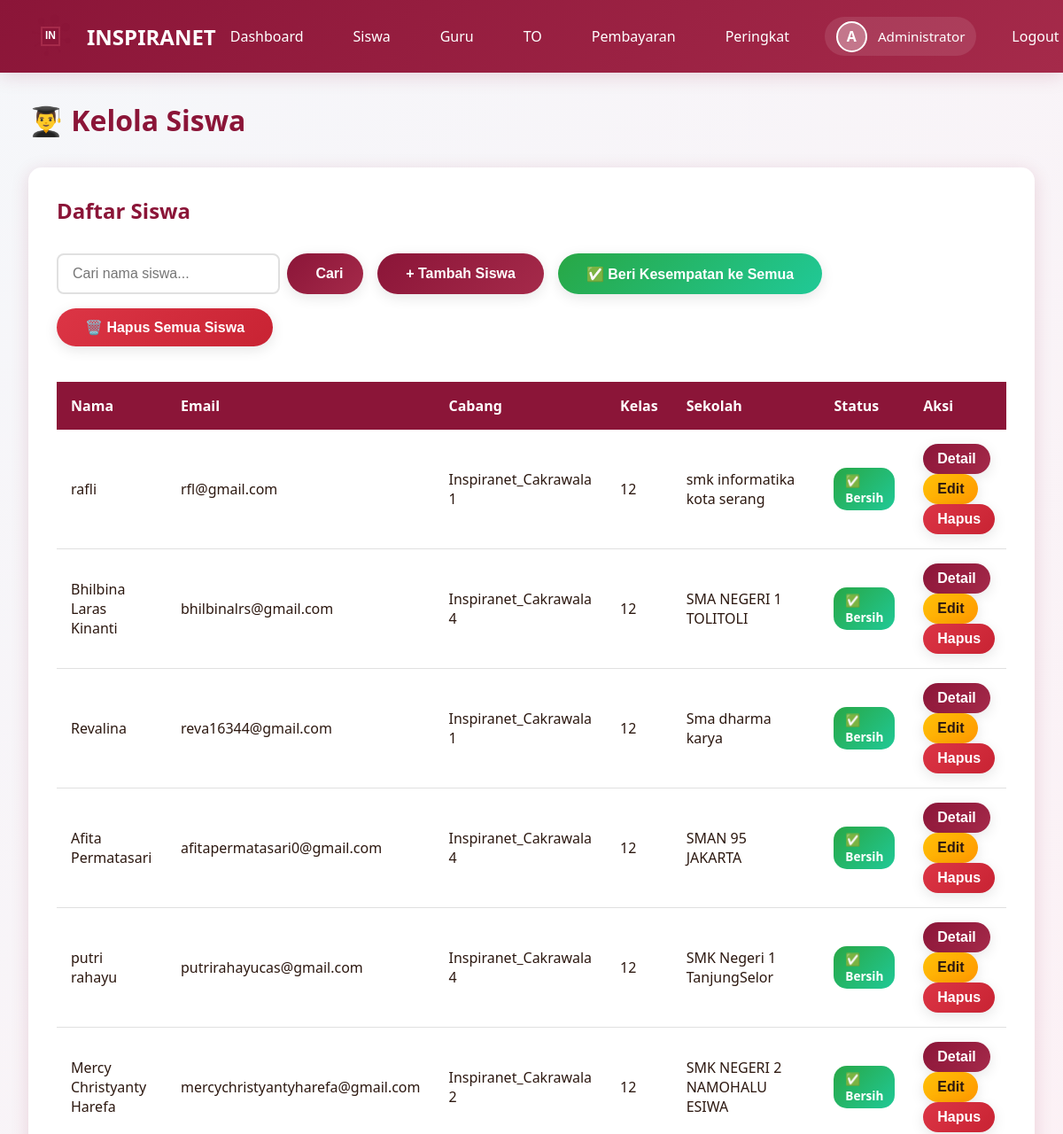
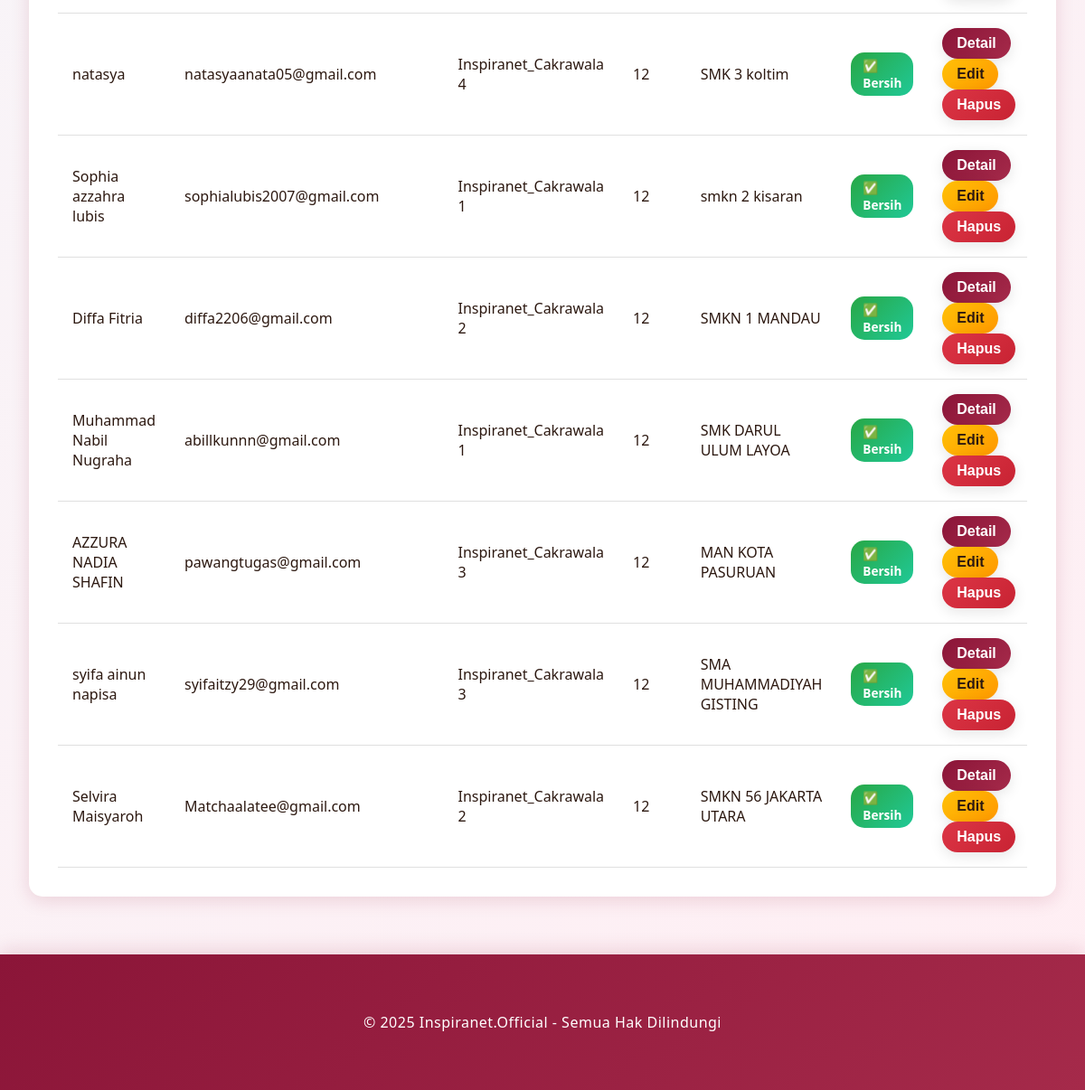
/admin/students (signed in), run on the app's committed database (2 pictures, top to bottom).
### models.py (models this page shows, shortened)
class User(UserMixin, db.Model):
    __tablename__ = 'users'
    id = db.Column(db.Integer, primary_key=True)
    email = db.Column(db.String(120), unique=True, nullable=False)
    password_hash = db.Column(db.String(255), nullable=False)
    full_name = db.Column(db.String(100), nullable=False)
    role = db.Column(db.String(20), nullable=False, default='student')
    inspira_branch = db.Column(db.String(50), nullable=True)
    class_level = db.Column(db.String(20), nullable=True)
    school_name = db.Column(db.String(150), nullable=True)
    phone_number = db.Column(db.String(20), nullable=True)
    profile_photo = db.Column(db.String(255), nullable=True)
    created_at = db.Column(db.DateTime, default=datetime.utcnow)
    exam_attempts = db.relationship('ExamAttempt', backref='user', lazy=True, cascade='all, delete-orphan')
    payments = db.relationship('Payment', backref='user', lazy=True, cascade='all, delete-orphan')
    leaderboard_entries = db.relationship('Leaderboard', backref='user', lazy=True, cascade='all, delete-orphan')

### app.py (the view)
@app.route('/admin/students')
@login_required
def admin_students():
    if current_user.role != 'admin':
        flash('Akses ditolak!', 'danger')
        return redirect(url_for('index'))
    search_query = request.args.get('search', '')
    if search_query:
        students = User.query.filter(
            User.role == 'student',
            User.full_name.ilike(f'%{search_query}%')
        ).all()
    else:
        students = User.query.filter_by(role='student').all()
    student_cheating_data = {}
    for student in students:
        cheating_count = db.session.query(func.count(ExamAttempt.id)).filter(
            ExamAttempt.user_id == student.id,
            ExamAttempt.cheating_warnings > 0
        ).scalar()
        student_cheating_data[student.id] = cheating_count or 0
    exams = Exam.query.filter_by(is_active=True).all()
    return render_template('admin_students.html',
                         students=students,
                         branches=BRANCHES,
                         search_query=search_query,
                         student_cheating_data=student_cheating_data,
                         exams=exams)

### app.py (called while the page is built)
@login_manager.user_loader
def load_user(user_id):
    return User.query.get(int(user_id))

@app.before_request
def ensure_db():
    if not hasattr(app, '_db_initialized'):
        app._db_initialized = True
        init_database()

### templates/admin_students.html (shortened to what this page needs)
{% extends "base.html" %}
{% block content %}
<h1 style="color: var(--primary-color); margin-bottom: 2rem;">👨‍🎓 Kelola Siswa</h1>
<div class="card">
    <div style="display: flex; justify-content: space-between; align-items: center; margin-bottom: 1.5rem; flex-wrap: wrap; gap: 1rem;">
        <h2>Daftar Siswa</h2>
        <div style="display: flex; gap: 1rem; flex-wrap: wrap;">
            <form method="GET" action="{{ url_for('admin_students') }}" style="display: flex; gap: 0.5rem;">
                <input type="text" name="search" class="form-control" placeholder="Cari nama siswa..." value="{{ search_query or '' }}" style="min-width: 200px;">
                <button type="submit" class="btn btn-primary">Cari</button>
            </form>
            <button onclick="showModal('addStudentModal')" class="btn btn-primary">+ Tambah Siswa</button>
            <button onclick="showModal('clearAllCheatingModal')" class="btn btn-success">✅ Beri Kesempatan ke Semua</button>
            <form method="POST" action="{{ url_for('admin_delete_all_students') }}" style="display: inline;" onsubmit="return confirm('PERINGATAN! Anda akan menghapus SEMUA data siswa. Apakah Anda yakin?');">
                <button type="submit" class="btn btn-danger">🗑️ Hapus Semua Siswa</button>
            </form>
        </div>
    </div>
    <div class="table-responsive">
        <table class="table">
            <thead>
                <tr>
                    <th>Nama</th>
                    <th>Email</th>
                    <th>Cabang</th>
                    <th>Kelas</th>
                    <th>Sekolah</th>
                    <th>Status</th>
                    <th>Aksi</th>
                </tr>
            </thead>
            <tbody>
                {% for student in students %}
                <tr {% if student_cheating_data.get(student.id, 0) > 0 %}style="background-color: #fff3f3;"{% endif %}>
                    <td>{{ student.full_name }}</td>
                    <td>{{ student.email }}</td>
                    <td>{{ student.inspira_branch }}</td>
                    <td>{{ student.class_level }}</td>
                    <td>{{ student.school_name }}</td>
                    <td>
                        {% if student_cheating_data.get(student.id, 0) > 0 %}
                        <span style="background: linear-gradient(135deg, #dc3545 0%, #c82333 100%); color: white; padding: 0.3rem 0.8rem; border-radius: 15px; font-size: 0.85rem; font-weight: bold; display: inline-block;">
                            ⛔ TERDETEKSI CURANG ({{ student_cheating_data.get(student.id) }}x)
                        </span>
                        {% else %}
                        <span style="background: linear-gradient(135deg, #28a745 0%, #20c997 100%); color: white; padding: 0.3rem 0.8rem; border-radius: 15px; font-size: 0.85rem; font-weight: bold; display: inline-block;">
                            ✅ Bersih
                        </span>
                        {% endif %}
                    </td>
                    <td>
                        <button
                            class="btn btn-primary student-detail-btn"
                            style="padding: 0.5rem 1rem; margin-right: 0.5rem;"
                            data-id="{{ student.id }}"
                            data-name="{{ student.full_name }}"
                            data-email="{{ student.email }}"
                            data-branch="{{ student.inspira_branch }}"
                            data-class="{{ student.class_level }}"
                            data-school="{{ student.school_name }}"
                            data-phone="{{ student.phone_number or '-' }}"
                            data-created="{{ student.created_at.strftime('%d/%m/%Y %H:%M') }}"
                            data-has-cheating="{{ '1' if student_cheating_data.get(student.id, 0) > 0 else '0' }}">
                            Detail
                        </button>
                        <button
                            class="btn btn-warning student-edit-btn"
                            style="padding: 0.5rem 1rem; margin-right: 0.5rem;"
                            data-id="{{ student.id }}"
                            data-name="{{ student.full_name }}"
                            data-email="{{ student.email }}"
                            data-branch="{{ student.inspira_branch }}"
                            data-class="{{ student.class_level }}"
                            data-school="{{ student.school_name }}"
                            data-phone="{{ student.phone_number or '' }}">
                            Edit
                        </button>
                        <form method="POST" action="{{ url_for('admin_delete_student', id=student.id) }}" style="display: inline;" data-confirm-delete>
                            <button type="submit" class="btn btn-danger" style="padding: 0.5rem 1rem;">Hapus</button>
                        </form>
                    </td>
                </tr>
                {% endfor %}
            </tbody>
        </table>
    </div>
</div>
{% endblock %}

### templates/base.html (shortened to what this page needs)
<!DOCTYPE html>
<html lang="id">
<head>
    <link rel="stylesheet" href="{{ url_for('static', filename='css/style.css') }}">
</head>
<body>
    <nav class="navbar">
        <div class="container">
            <a href="{{ url_for('index') }}" class="navbar-brand">
                <div id="logo-animation" class="logo-container"></div>
                <span>INSPIRANET</span>
            </a>
            <ul class="navbar-nav" id="navbarMenu">
                {% if current_user.is_authenticated %}
                    {% if current_user.role == 'admin' %}
                        <li><a href="{{ url_for('admin_dashboard') }}" onclick="closeMobileMenu()">Dashboard</a></li>
                        <li><a href="{{ url_for('admin_students') }}" onclick="closeMobileMenu()">Siswa</a></li>
                        <li><a href="{{ url_for('admin_teachers') }}" onclick="closeMobileMenu()">Guru</a></li>
                        <li><a href="{{ url_for('admin_exams') }}" onclick="closeMobileMenu()">TO</a></li>
                        <li><a href="{{ url_for('admin_payments') }}" onclick="closeMobileMenu()">Pembayaran</a></li>
                    {% else %}
                        <li><a href="{{ url_for('student_dashboard') }}" onclick="closeMobileMenu()">Dashboard</a></li>
                        <li><a href="{{ url_for('student_exams') }}" onclick="closeMobileMenu()">Daftar TO</a></li>
                    {% endif %}
                    <li><a href="{{ url_for('all_leaderboards') }}" onclick="closeMobileMenu()">Peringkat</a></li>
                    <li class="user-profile">
                        <div class="profile-info">
                            {% if current_user.profile_photo %}
                            <img src="{{ url_for('uploaded_file', filename='profiles/' + current_user.profile_photo) }}" alt="{{ current_user.full_name }}" class="profile-photo-nav">
                            {% else %}
                            <div class="profile-photo-placeholder">{{ current_user.full_name[0].upper() }}</div>
                            {% endif %}
                            <span class="profile-name">{{ current_user.full_name }}</span>
                        </div>
                    </li>
                    <li><a href="{{ url_for('logout') }}" onclick="closeMobileMenu()">Logout</a></li>
                {% else %}
                    <li><a href="{{ url_for('login') }}" onclick="closeMobileMenu()">Login</a></li>
                    <li><a href="{{ url_for('register') }}" onclick="closeMobileMenu()">Daftar</a></li>
                {% endif %}
            </ul>
        </div>
    </nav>
    <div class="container">
        {% block content %}{% endblock %}
    </div>
    <footer class="footer">
        <div class="container">
            <p>&copy; 2025 Inspiranet.Official - Semua Hak Dilindungi</p>
        </div>
    </footer>
</body>
</html>

### static/css/style.css (style rules this page uses)
:root { --primary-color: #8B1538; --secondary-color: #A52A4A; --accent-color: #C94060; --dark-color: #4A0E1F; --light-color: #FFE5EC; --text-dark: #2C1810; --text-light: #FFFFFF; --shadow: 0 4px 20px rgba(139, 21, 56, 0.15); --shadow-hover: 0 8px 35px rgba(139, 21, 56, 0.25); --shadow-active: 0 12px 45px rgba(139, 21, 56, 0.35); }
* { margin: 0; padding: 0; box-sizing: border-box; }
body { font-family: 'Segoe UI', Tahoma, Geneva, Verdana, sans-serif; background: linear-gradient(135deg, #f5f7fa 0%, #ffeef3 100%); color: var(--text-dark); min-height: 100vh; }
.navbar { background: linear-gradient(135deg, var(--primary-color) 0%, var(--secondary-color) 100%); padding: 1rem 0; box-shadow: var(--shadow); position: sticky; top: 0; z-index: 1000; }
.navbar .container { max-width: 1200px; margin: 0 auto; padding: 0 2rem; display: flex; justify-content: space-between; align-items: center; }
.navbar-brand { display: flex; align-items: center; gap: 1rem; color: var(--text-light); text-decoration: none; font-size: 1.5rem; font-weight: bold; }
.logo-container { position: relative; width: 50px; height: 50px; }
.navbar-nav { display: flex; gap: 1.5rem; list-style: none; align-items: center; }
.navbar-nav a { color: var(--text-light); text-decoration: none; padding: 0.5rem 1rem; border-radius: 5px; transition: all 0.3s ease; }
.user-profile { display: flex; align-items: center; }
.profile-info { display: flex; align-items: center; gap: 0.75rem; padding: 0.3rem 0.8rem; background: rgba(255, 255, 255, 0.1); border-radius: 25px; }
.profile-photo-placeholder { width: 35px; height: 35px; border-radius: 50%; background: rgba(255, 255, 255, 0.3); display: flex; align-items: center; justify-content: center; font-weight: bold; color: white; border: 2px solid white; }
.profile-name { color: white; font-weight: 500; font-size: 0.95rem; }
.container { max-width: 1200px; margin: 2rem auto; padding: 0 2rem; }
.btn { display: inline-block; padding: 0.75rem 2rem; border: none; border-radius: 25px; font-size: 1rem; font-weight: 600; text-decoration: none; cursor: pointer; transition: all 0.4s cubic-bezier(0.68, -0.55, 0.265, 1.55); box-shadow: 0 4px 15px rgba(0, 0, 0, 0.1); position: relative; overflow: hidden; }
.btn::before { content: ''; position: absolute; top: 50%; left: 50%; width: 0; height: 0; border-radius: 50%; background: rgba(255, 255, 255, 0.2); transform: translate(-50%, -50%); transition: width 0.6s, height 0.6s; }
.btn-primary { background: linear-gradient(135deg, var(--primary-color) 0%, var(--secondary-color) 100%); color: var(--text-light); }
.btn-danger { background: linear-gradient(135deg, #dc3545 0%, #c82333 100%); color: white; }
.btn-success { background: linear-gradient(135deg, #28a745 0%, #20c997 100%); color: white; }
.btn-warning { background: linear-gradient(135deg, #ffc107 0%, #ff9800 100%); color: #2C1810; }
.card { background: white; border-radius: 15px; padding: 2rem; box-shadow: var(--shadow); margin-bottom: 2rem; animation: fadeInUp 0.8s cubic-bezier(0.68, -0.55, 0.265, 1.55); transition: all 0.4s ease; }
.card h2 { color: var(--primary-color); margin-bottom: 1rem; }
.form-control { width: 100%; padding: 0.75rem 1rem; border: 2px solid #e0e0e0; border-radius: 8px; font-size: 1rem; transition: all 0.3s ease; }
.table { width: 100%; border-collapse: collapse; margin-top: 1rem; }
.table th { background: var(--primary-color); color: white; padding: 1rem; text-align: left; }
.table td { padding: 1rem; border-bottom: 1px solid #e0e0e0; }
.table tr { transition: all 0.3s ease; }
.table-responsive { overflow-x: auto; -webkit-overflow-scrolling: touch; }
.table-responsive table { min-width: 600px; }
.footer { background: linear-gradient(135deg, var(--primary-color) 0%, var(--secondary-color) 100%); color: var(--text-light); text-align: center; padding: 2rem 0; margin-top: 4rem; box-shadow: 0 -4px 20px rgba(139, 21, 56, 0.15); }
.footer p { margin: 0; font-size: 1rem; font-weight: 500; letter-spacing: 0.5px; }

### data on the page
User: full_name "A", full_name "Administrator"
User: full_name "rafli", email "rfl@gmail.com", inspira_branch "Inspiranet_Cakrawala 1", class_level "12", school_name "smk informatika kota serang", shows "✅ Bersih"
User: full_name "Bhilbina Laras Kinanti", email "bhilbinalrs@gmail.com", inspira_branch "Inspiranet_Cakrawala 4", class_level "12", school_name "SMA NEGERI 1 TOLITOLI", shows "✅ Bersih"
User: full_name "Revalina", email "reva16344@gmail.com", inspira_branch "Inspiranet_Cakrawala 1", class_level "12", school_name "Sma dharma karya", shows "✅ Bersih"
User: full_name "Afita Permatasari", email "afitapermatasari0@gmail.com", inspira_branch "Inspiranet_Cakrawala 4", class_level "12", school_name "SMAN 95 JAKARTA", shows "✅ Bersih"
User: full_name "putri rahayu", email "putrirahayucas@gmail.com", inspira_branch "Inspiranet_Cakrawala 4", class_level "12", school_name "SMK Negeri 1 TanjungSelor", shows "✅ Bersih"
User: full_name "Mercy Christyanty Harefa", email "mercychristyantyharefa@gmail.com", inspira_branch "Inspiranet_Cakrawala 2", class_level "12", school_name "SMK NEGERI 2 NAMOHALU ESIWA", shows "✅ Bersih"
User: full_name "natasya", email "natasyaanata05@gmail.com", inspira_branch "Inspiranet_Cakrawala 4", class_level "12", school_name "SMK 3 koltim", shows "✅ Bersih"
User: full_name "Sophia azzahra lubis", email "sophialubis2007@gmail.com", inspira_branch "Inspiranet_Cakrawala 1", class_level "12", school_name "smkn 2 kisaran", shows "✅ Bersih"
User: full_name "Diffa Fitria", email "diffa2206@gmail.com", inspira_branch "Inspiranet_Cakrawala 2", class_level "12", school_name "SMKN 1 MANDAU", shows "✅ Bersih"
User: full_name "Muhammad Nabil Nugraha", email "abillkunnn@gmail.com", inspira_branch "Inspiranet_Cakrawala 1", class_level "12", school_name "SMK DARUL ULUM LAYOA", shows "✅ Bersih"
User: full_name "AZZURA NADIA SHAFIN", email "pawangtugas@gmail.com", inspira_branch "Inspiranet_Cakrawala 3", class_level "12", school_name "MAN KOTA PASURUAN", shows "✅ Bersih"
User: full_name "syifa ainun napisa", email "syifaitzy29@gmail.com", inspira_branch "Inspiranet_Cakrawala 3", class_level "12", school_name "SMA MUHAMMADIYAH GISTING", shows "✅ Bersih"
User: full_name "Selvira Maisyaroh", email "Matchaalatee@gmail.com", inspira_branch "Inspiranet_Cakrawala 2", class_level "12", school_name "SMKN 56 JAKARTA UTARA", shows "✅ Bersih"
